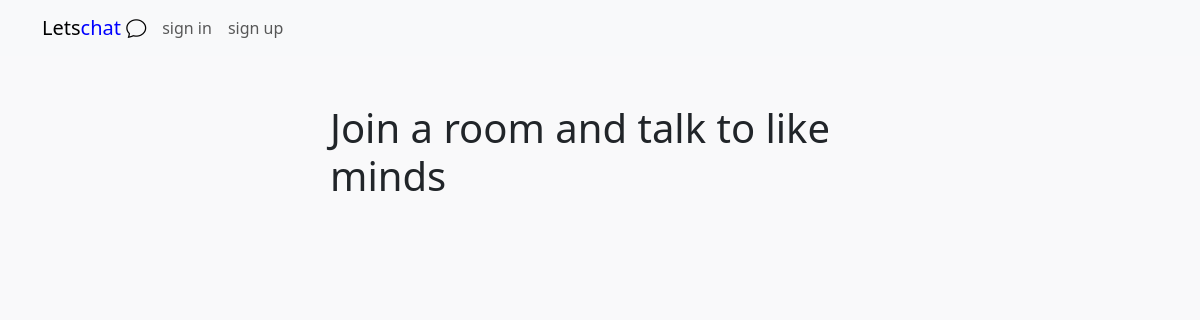
Before: /joinroom/ with the older database file.
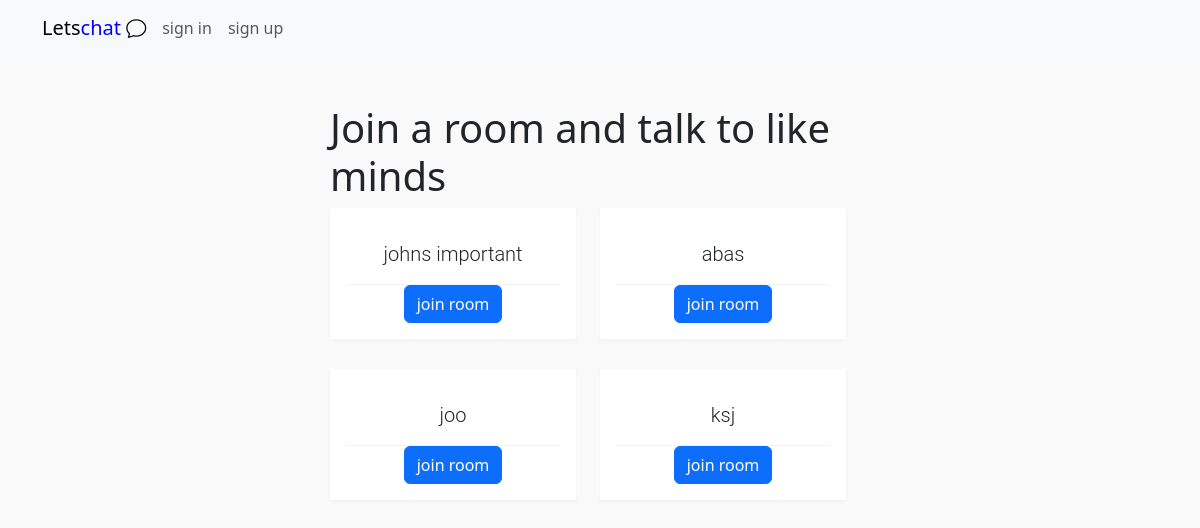
After: the same page with the newer database file.
### chatApp/models.py (models this page shows, shortened)
class Room(models.Model):
    roomName = models.CharField(max_length=150,unique=True,null=False,blank=False)
    slug = models.CharField(max_length=100)

### chatApp/views.py (the view)
# urls.py: path('joinroom/',views.JoinRoom.as_view(),name='joinRoom'),
class JoinRoom(TemplateView):
    template_name = 'joinRoom.html'
    def get_context_data(self, **kwargs):
        context = super(JoinRoom, self).get_context_data(**kwargs)
        context['data'] = Room.objects.all()
        return context

### templates/joinRoom.html
{% extends 'base.html' %}
{% block body %}
<div class="page-content page-container" id="page-content">
    <div class="padding">
        <div class="row container d-flex justify-content-center">
            <div class="col-md-6">
                <h1>Join a room and talk to like minds</h1>
                <div class="row">
                    {% for room in data %}
                        <div class="col-md-6">
                            <div class="card text-center">
                                <div class="card-body">
                                    <h5 class="card-title">{{room.roomName}}</h5>
                                    <a href="{% url 'chat:room' room.slug %}" class="btn btn-primary">join room</a>
                                </div>
                            </div>
                        </div>
                    {% endfor %}
                </div>
            </div>
        </div>
    </div>
</div>
{% endblock %}

### templates/base.html (shortened to what this page needs)
{% load static %}
<!DOCTYPE html>
<html lang="en">
<head>
    <link rel="stylesheet" href="https://cdn.jsdelivr.net/npm/bootstrap-icons@1.5.0/font/bootstrap-icons.css">
    <link href="https://cdn.jsdelivr.net/npm/bootstrap@5.3.0/dist/css/bootstrap.min.css" rel="stylesheet">
    <link rel="stylesheet" href="{% static 'css/chatCss.css' %}">
</head>
<body>
<nav class="navbar navbar-expand-lg navbar-light bg-light">
    <div class="container">
      <a class="navbar-brand me-2" href="{% url 'chat:homePage' %}">Lets<span style="color: blue;">chat </span><i class="bi bi-chat"></i></a>
      <div class="collapse navbar-collapse" id="navbarButtonsExample">
      {% if user.is_authenticated %}
         <ul class="navbar-nav me-auto mb-2 mb-lg-0">
          <li class="nav-item">
            <a class="nav-link" href="{% url 'chat:homePage' %}">Home</a>
          </li>
          <li class="nav-item">
            <a class="nav-link" href="{% url 'chat:createRoom' %}">Create room</a>
          </li>
          <li class="nav-item">
            <a class="nav-link" href="{% url 'chat:joinRoom' %}">Join room</a>
          </li>
        </ul>
        <div class="d-flex align-items-center">
          <ul class="navbar-nav me-auto mb-2 mb-lg-0">
            <li class="nav-item">
              <a class="nav-link">welcome {{request.user.first_name}}</a>
            </li>
              <li class="nav-item">
                <a class="nav-link" href="{% url 'chat:signout' %}">sign out</a>
              </li>
          </ul>
      </div>
      {% else %}
      <div class="d-flex align-items-center">
        <ul class="navbar-nav me-auto mb-2 mb-lg-0">
            <li class="nav-item">
              <a class="nav-link" href="{% url 'chat:signin' %}">sign in</a>
            </li>
            <li class="nav-item">
                <a class="nav-link" href="{% url 'chat:signup' %}">sign up</a>
              </li>
        </ul>
    </div>
      {% endif %}
      </div>
    </div>
  </nav>
  {% block body %}
  {% endblock %}
</body>
</html>

### static/css/chatCss.css (style rules this page uses)
.card { border: 0; border-radius: 0px; margin-bottom: 30px; -webkit-box-shadow: 0 2px 3px rgba(0,0,0,0.03); box-shadow: 0 2px 3px rgba(0,0,0,0.03); -webkit-transition: .5s; transition: .5s; }
.padding { padding: 3rem !important }
body { background-color: #f9f9fa }
.card-title { font-family: Roboto,sans-serif; font-weight: 300; line-height: 1.5; margin-bottom: 0; padding: 15px 20px; border-bottom: 1px solid rgba(77,82,89,0.07); }

Changed rows visible on the page:
added Room: roomName "johns important"
added Room: roomName "abas"
added Room: roomName "joo"
added Room: roomName "ksj"
